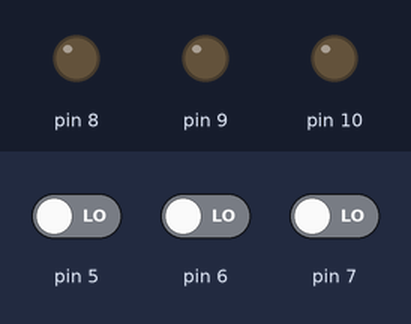
Recording of a sketch running on a simulated Arduino Uno, built with avr-gcc and run on an emulated ATmega328P. Shown: output pins drawn as LEDs (lit = HIGH). The test bench sets the inputs (shaded band); at power-on: pin 5 LOW, pin 6 LOW, pin 7 LOW.

Above: at 1.2 s.
1.3 s: pin 5 driven HIGH
At 2.4 s:
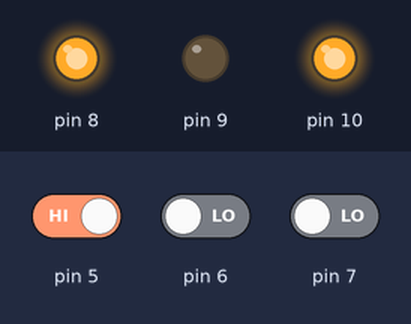
2.8 s: pin 5 driven LOW
At 3.6 s:
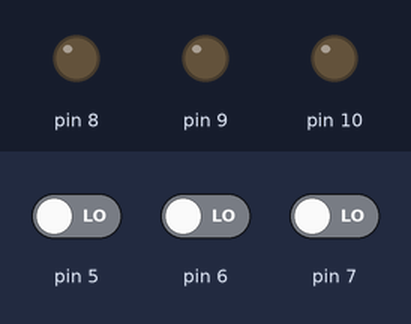
4.3 s: pin 6 driven HIGH
At 4.7 s:
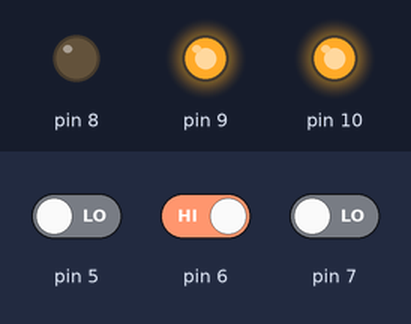
5.8 s: pin 5 driven HIGH
At 7.1 s:
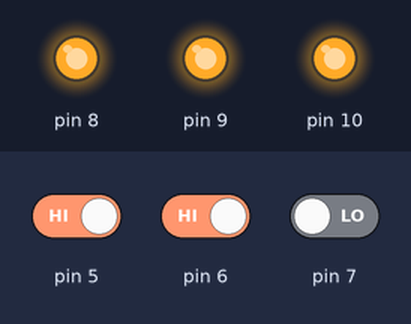
Timing chart, 0 to 8.3 s (numbered marks = the images above; inputs shaded):
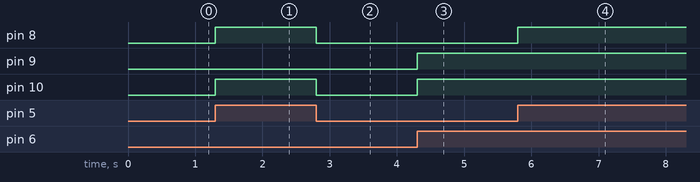

The sketch:

rgb_controlado.ino
```cpp
void setup(){
  for(int pin = 5;pin <8;pin++){
    pinMode(pin,INPUT);}
  for(int pin = 8;pin <11;pin++){
    pinMode(pin,OUTPUT);}}
void loop(){
  int valorboton1 = digitalRead(5);
  int valorboton2 = digitalRead(6);
  int valorboton3 = digitalRead(7);
  if (valorboton1==1){
    digitalWrite(8,HIGH);
    digitalWrite(10,HIGH);}
  else if (valorboton2==1){
    digitalWrite(10,HIGH);
    digitalWrite(9,HIGH);}
  else if (valorboton3==1){
    digitalWrite(8,HIGH);
    digitalWrite(9,HIGH);}
  else{
    digitalWrite(8,LOW);
    digitalWrite(9,LOW);
    digitalWrite(10,LOW);} }
```

Measured:
- after the input at 1.3 s, pin 8, pin 10: LOW → HIGH at once
- after the input at 2.8 s, pin 8, pin 10: HIGH → LOW at once
- after the input at 4.3 s, pin 9, pin 10: LOW → HIGH at once
- after the input at 5.8 s, pin 8: LOW → HIGH at once
